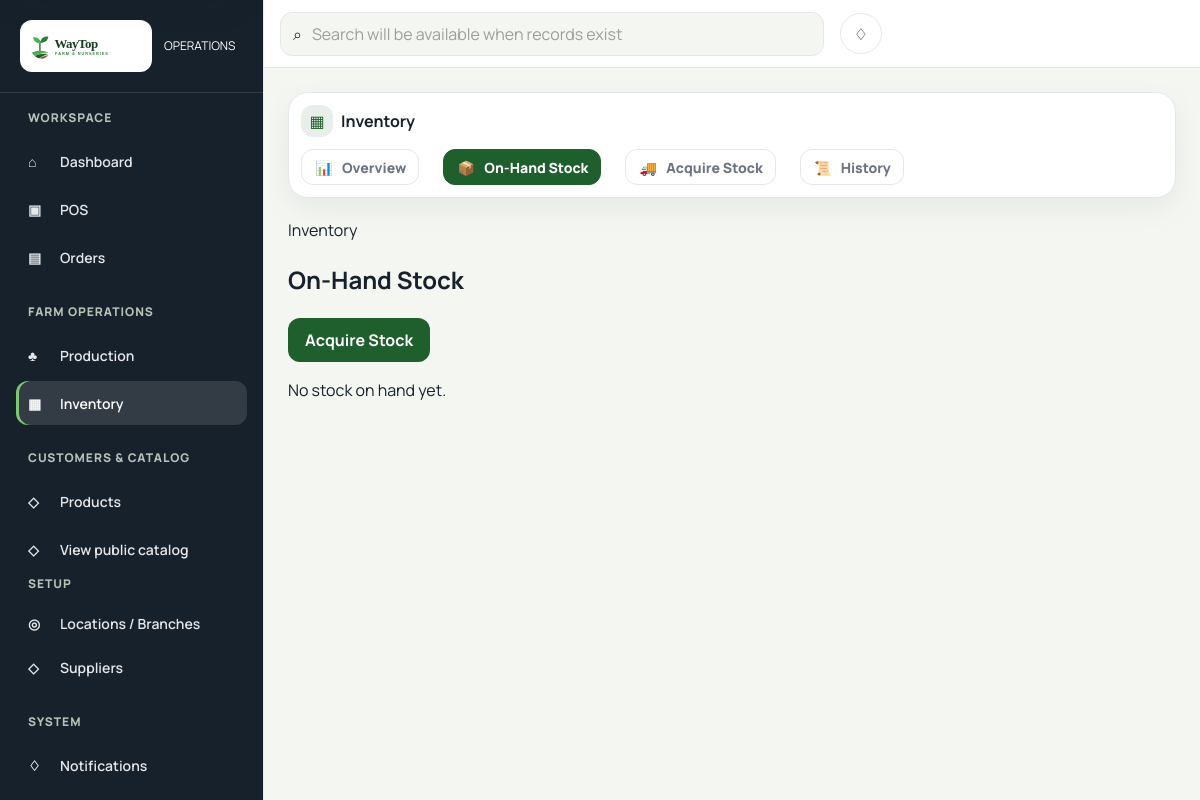
The app's page /dashboard/inventory/stock/ (signed in), older data.
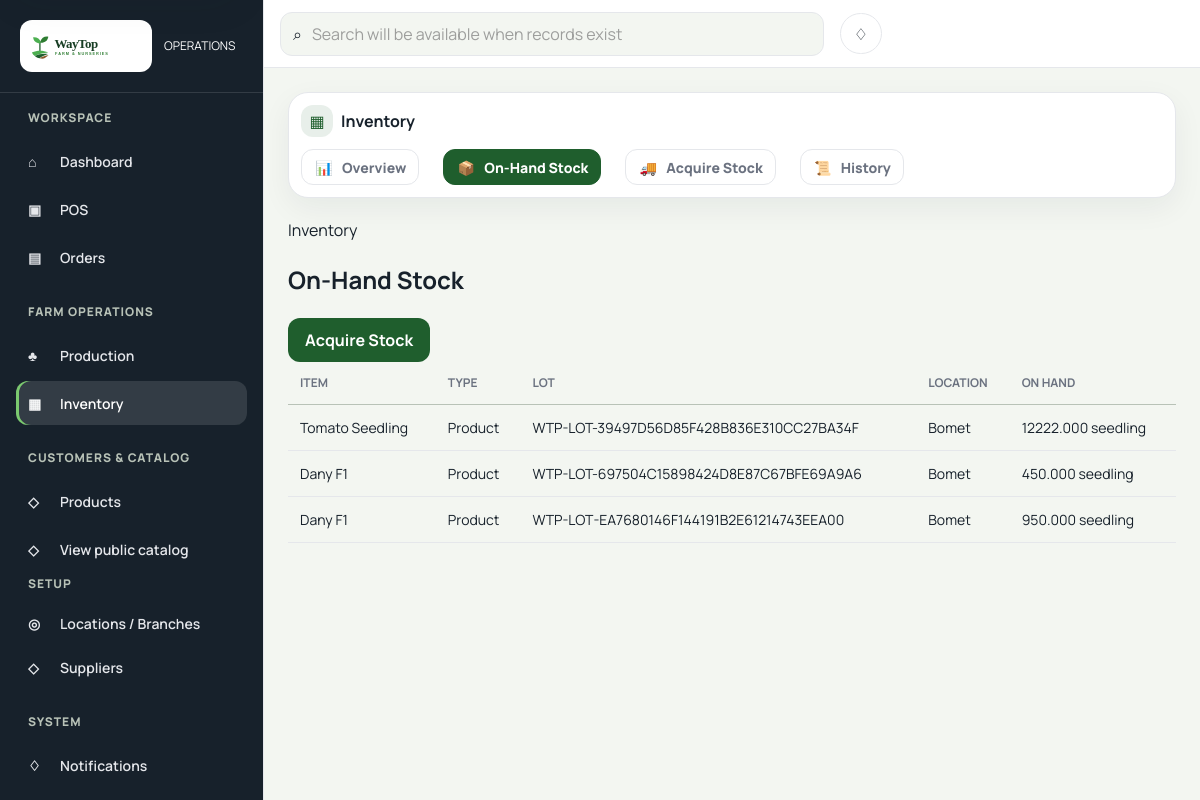
The same page, newer data.
### apps/inventory/models.py (models this page shows, shortened)
class StockPosition(models.Model):
    objects = StockPositionQuerySet.as_manager()
    id = models.UUIDField(primary_key=True, default=uuid.uuid4, editable=False)
    item = models.ForeignKey(InventoryItem, on_delete=models.PROTECT, related_name="positions")
    location = models.ForeignKey(
        InventoryLocation, on_delete=models.PROTECT, related_name="stock_positions"
    )
    lot = models.ForeignKey(StockLot, on_delete=models.PROTECT, related_name="positions")
    on_hand_base_quantity = models.DecimalField(max_digits=32, decimal_places=3, default=0)
    version = models.PositiveBigIntegerField(default=0)
    updated_at = models.DateTimeField(auto_now=True)
    class Meta:
        ordering = ("item_id", "location_id", "lot_id")
        constraints = [
            models.UniqueConstraint(
                fields=("item", "location", "lot"),
                name="stock_position_item_location_lot_unique",
            ),
            models.CheckConstraint(
                condition=Q(on_hand_base_quantity__gte=0),
                name="stock_position_on_hand_non_negative",
            ),
        ]

class InventoryItem(models.Model):
    class Kind(models.TextChoices):
        PRODUCT = "PRODUCT", "Product"
        SUPPLY = "SUPPLY", "Supply"
    id = models.UUIDField(primary_key=True, default=uuid.uuid4, editable=False)
    product = models.OneToOneField(
        "products.Product", on_delete=models.PROTECT, related_name="inventory_item",
        null=True, blank=True,
    )
    supply = models.OneToOneField(
        InventorySupply, on_delete=models.PROTECT, related_name="inventory_item",
        null=True, blank=True,
    )
    kind = models.CharField(max_length=10, choices=Kind.choices, default=Kind.PRODUCT)
    base_unit = models.CharField(max_length=50)
    is_active = models.BooleanField(default=True)
    created_at = models.DateTimeField(auto_now_add=True)
    updated_at = models.DateTimeField(auto_now=True)
    class Meta:
        ordering = ("kind", "product__sku", "supply__code")
        permissions = (
            ("view", "Can view inventory"),
            ("receive", "Can receive inventory"),
            ("release", "Can release inventory"),
            ("adjust", "Can request inventory adjustment"),
            ("approve_adjustment", "Can approve inventory adjustment"),
            ("transfer", "Can transfer inventory"),
        )
        constraints = [
            models.CheckConstraint(
                condition=~Q(base_unit=""), name="inventory_item_base_unit_not_empty"
            ),
            models.CheckConstraint(
                condition=(
                    Q(kind="PRODUCT", product__isnull=False, supply__isnull=True)
                    | Q(kind="SUPPLY", product__isnull=True, supply__isnull=False)
                ),
                name="inventory_item_exactly_one_owner",
            ),
        ]

class StockLot(models.Model):
    objects = StockLotQuerySet.as_manager()
    class Condition(models.TextChoices):
        SALEABLE = "SALEABLE", "Saleable"
        HELD = "HELD", "Held"
        QUARANTINED = "QUARANTINED", "Quarantined"
        DAMAGED = "DAMAGED", "Damaged"
        EXPIRED = "EXPIRED", "Expired"
    id = models.UUIDField(primary_key=True, default=uuid.uuid4, editable=False)
    item = models.ForeignKey(InventoryItem, on_delete=models.PROTECT, related_name="lots")
    lot_code = models.CharField(max_length=100)
    condition = models.CharField(max_length=12, choices=Condition.choices)
    expiry_date = models.DateField(blank=True, null=True)
    provenance_reference = models.CharField(max_length=160, blank=True)
    provenance_note = models.TextField(blank=True)
    is_active = models.BooleanField(default=True)
    created_at = models.DateTimeField(auto_now_add=True)
    updated_at = models.DateTimeField(auto_now=True)
    class Meta:
        ordering = ("item__product__sku", "lot_code")
        constraints = [
            models.CheckConstraint(condition=~Q(lot_code=""), name="stock_lot_code_not_empty"),
            models.UniqueConstraint(fields=("item", "lot_code"), name="stock_lot_item_code_unique"),
        ]

class InventoryLocation(models.Model):
    id = models.UUIDField(primary_key=True, default=uuid.uuid4, editable=False)
    code = models.CharField(max_length=50, unique=True)
    name = models.CharField(max_length=160)
    is_active = models.BooleanField(default=True)
    allows_saleable_stock = models.BooleanField(default=True)
    created_at = models.DateTimeField(auto_now_add=True)
    updated_at = models.DateTimeField(auto_now=True)
    class Meta:
        ordering = ("code",)
        constraints = [
            models.CheckConstraint(
                condition=~Q(code=""), name="inventory_location_code_not_empty"
            ),
            models.CheckConstraint(
                condition=~Q(name=""), name="inventory_location_name_not_empty"
            ),
        ]

### apps/products/models.py (models this page shows, shortened)
class Product(models.Model):
    class Category(models.TextChoices):
        VEGETABLE = "VEG", "Vegetable"
        FRUIT = "FRT", "Fruit"
        TREE = "TRE", "Tree"
    id = models.UUIDField(primary_key=True, default=uuid.uuid4, editable=False)
    sku = models.CharField(max_length=64, unique=True)
    slug = models.SlugField(max_length=160, unique=True)
    name = models.CharField(max_length=200)
    category = models.CharField(max_length=3, choices=Category.choices)
    description = models.TextField(blank=True)
    base_inventory_unit = models.CharField(max_length=50)
    is_active = models.BooleanField(default=True)
    is_published = models.BooleanField(default=False)
    created_at = models.DateTimeField(auto_now_add=True)
    updated_at = models.DateTimeField(auto_now=True)
    class Meta:
        ordering = ("name", "sku")
        constraints = [
            models.CheckConstraint(
                condition=Q(category__in=("VEG", "FRT", "TRE")),
                name="product_category_supported",
            ),
            models.CheckConstraint(
                condition=Q(is_active=True) | Q(is_published=False),
                name="product_published_requires_active",
            ),
        ]

### apps/inventory/staff_views.py (the view)
# urls.py: path("inventory/stock/", inventory_staff_views.stock, name="inventory_stock"),
@login_required(login_url="accounts:login")
def stock(request):
    require_supply_view(request.user)
    positions = StockPosition.objects.select_related("item__product", "item__supply", "lot", "location")
    return render(request, "dashboard/inventory/stock_live.html", {"positions": positions})

### templates/dashboard/inventory/stock_live.html (shortened to what this page needs)
{% extends "staff_base.html" %}
{% block content %}
<section class="staff-workspace">
  <header class="staff-page-heading"><p>Inventory</p><h1>On-Hand Stock</h1>{% if perms.inventory.receive %}<a class="staff-button staff-button--primary" href="{% url 'dashboard:inventory_receipt_create' %}">Acquire Stock</a>{% endif %}</header>
  {% if positions %}<div class="staff-table-wrap"><table class="staff-table"><thead><tr><th>Item</th><th>Type</th><th>Lot</th><th>Location</th><th>On hand</th></tr></thead><tbody>{% for position in positions %}<tr><td>{% if position.item.kind == 'PRODUCT' %}{{ position.item.product.name }}{% else %}{{ position.item.supply.name }}{% endif %}</td><td>{{ position.item.get_kind_display }}</td><td>{{ position.lot.lot_code }}</td><td>{{ position.location.name }}</td><td>{{ position.on_hand_base_quantity }} {{ position.item.base_unit }}</td></tr>{% endfor %}</tbody></table></div>{% else %}<p data-authoritative-empty>No stock on hand yet.</p>{% endif %}
</section>
{% endblock %}

### templates/staff_base.html (shortened to what this page needs)
<!DOCTYPE html>
<html lang="en">
<head>
  {% load static %}
  <link rel="stylesheet" href="{% static 'css/variables.css' %}"><link rel="stylesheet" href="{% static 'css/base.css' %}"><link rel="stylesheet" href="{% static 'css/components.css' %}"><link rel="stylesheet" href="{% static 'css/staff.css' %}">
</head>
<body class="staff-body">
  <div class="staff-app" data-staff-app>
    {% include "dashboard/components/navigation.html" %}
    <div class="staff-shell">
      {% include "dashboard/components/topbar.html" %}
      <main class="staff-main" id="staff-main" tabindex="-1">
        {% if '/dashboard/inventory/' in request.path and '/suppliers/' not in request.path and '/locations/' not in request.path %}
          {% include "dashboard/components/inventory_shortcuts.html" %}
        {% endif %}
        {% block content %}{% endblock %}
      </main>
    </div>
  </div>
</body>
</html>

### templates/dashboard/components/navigation.html (shortened to what this page needs)
{% load static %}
<aside class="staff-sidebar" id="staff-mobile-nav" data-staff-navigation aria-label="Staff application navigation">
  <div class="staff-sidebar__brand">
    <img src="{% static 'images/logo/logo.svg' %}" alt="WayTop Farm" width="174" height="52">
    <span>Operations</span>
  </div>
  <nav>
    <p>Workspace</p>
    <a href="{% url 'dashboard:dashboard' %}"{% if request.resolver_match.url_name == 'dashboard' %} class="is-active" aria-current="page"{% endif %}><span aria-hidden="true">&#8962;</span>Dashboard</a>
    <a href="{% url 'dashboard:pos' %}"{% if '/pos/' in request.path %} class="is-active" aria-current="page"{% endif %}><span aria-hidden="true">&#9635;</span>POS</a>
    <a href="{% url 'dashboard:orders' %}"><span aria-hidden="true">&#9636;</span>Orders</a>
    <p>Farm Operations</p>
    {% if perms.production.view_operations %}<a href="{% url 'dashboard:production' %}"><span aria-hidden="true">&#9827;</span>Production</a>{% endif %}
    <a href="{% url 'dashboard:inventory' %}"{% if 'inventory' in request.resolver_match.url_name and 'supplier' not in request.resolver_match.url_name and 'location' not in request.resolver_match.url_name %} class="is-active" aria-current="page"{% endif %}><span aria-hidden="true">&#9638;</span>Inventory</a>
    <p>Customers &amp; Catalog</p>
    {% if perms.products.view_product %}<a href="{% url 'dashboard:catalog_products' %}"><span aria-hidden="true">&#9671;</span>Products</a>{% endif %}
    <a href="{% url 'products:shop' %}"><span aria-hidden="true">&#9671;</span>View public catalog</a>
    {% if perms.inventory.view or perms.procurement.view %}
    <div role="group" aria-label="Setup navigation">
      <p>Setup</p>
      {% if perms.inventory.view %}<a href="{% url 'dashboard:inventory_location_list' %}"><span aria-hidden="true">&#9678;</span>Locations / Branches</a>{% endif %}
      <a href="{% url 'dashboard:inventory_supplier_list' %}"{% if 'supplier' in request.resolver_match.url_name %} class="is-active" aria-current="page"{% endif %}><span aria-hidden="true">&#9671;</span>Suppliers</a>
    </div>
    {% endif %}
    <p>System</p>
    <a href="#staff-notification-drawer" data-open-drawer><span aria-hidden="true">&#9826;</span>Notifications</a>
  </nav>
</aside>

### templates/dashboard/components/topbar.html (shortened to what this page needs)
<header class="staff-topbar"><label class="staff-search" data-staff-search><span aria-hidden="true">&#8981;</span><input type="search" placeholder="Search will be available when records exist" disabled></label><div class="staff-topbar__actions"><button type="button" aria-label="Notifications" data-open-drawer>&#9826;</button></div></header>

### templates/dashboard/components/inventory_shortcuts.html
<section class="inventory-shortcuts" aria-label="Inventory navigation">
  <p class="inventory-shortcuts__home" aria-label="Inventory page context">
    <span aria-hidden="true">&#9638;</span><strong>Inventory</strong>
  </p>
  <nav class="inventory-shortcuts__links" aria-label="Inventory sections">
    <div class="inventory-shortcuts__row">
      <a href="{% url 'dashboard:inventory' %}"{% if request.resolver_match.url_name == 'inventory' %} class="is-active" aria-current="page"{% endif %}><span aria-hidden="true">&#128202;</span>Overview</a>
      <a href="{% url 'dashboard:inventory_stock' %}"{% if request.resolver_match.url_name == 'inventory_stock' %} class="is-active" aria-current="page"{% endif %}><span aria-hidden="true">&#128230;</span>On-Hand Stock</a>
      <a href="{% url 'dashboard:inventory_receipt_create' %}"{% if request.resolver_match.url_name == 'inventory_receipt_create' %} class="is-active" aria-current="page"{% endif %}><span aria-hidden="true">&#128666;</span>Acquire Stock</a>
      <a href="{% url 'dashboard:inventory_history' %}"{% if request.resolver_match.url_name == 'inventory_history' %} class="is-active" aria-current="page"{% endif %}><span aria-hidden="true">&#128220;</span>History</a>
    </div>
  </nav>
</section>

Row changes from the older to the newer data that the page shows:
added StockPosition: item.product.name "Tomato Seedling", item.kind "Product", lot.lot_code "WTP-LOT-39497D56D85F428B836E310CC27BA34F", location.name "Bomet", on_hand_base_quantity "12222.000", item.base_unit "seedling"
added StockPosition: item.product.name "Dany F1", item.kind "Product", lot.lot_code "WTP-LOT-697504C15898424D8E87C67BFE69A9A6", location.name "Bomet", on_hand_base_quantity "450.000", item.base_unit "seedling"
added StockPosition: item.product.name "Dany F1", item.kind "Product", lot.lot_code "WTP-LOT-EA7680146F144191B2E61214743EEA00", location.name "Bomet", on_hand_base_quantity "950.000", item.base_unit "seedling"
Text that changed along with them:
text no longer shown: "No stock on hand yet."
text now shown: "ITEM TYPE LOT LOCATION ON HAND"
